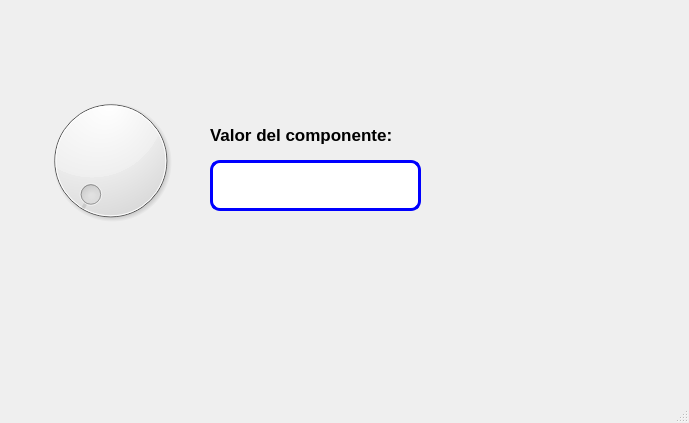
<?xml version="1.0" encoding="UTF-8"?>
<ui version="4.0">
 <class>MainWindow</class>
 <widget class="QMainWindow" name="MainWindow">
  <property name="geometry">
   <rect>
    <x>0</x>
    <y>0</y>
    <width>689</width>
    <height>423</height>
   </rect>
  </property>
  <property name="windowTitle">
   <string>MainWindow</string>
  </property>
  <widget class="QWidget" name="centralwidget">
   <widget class="QLabel" name="label">
    <property name="geometry">
     <rect>
      <x>210</x>
      <y>120</y>
      <width>211</width>
      <height>31</height>
     </rect>
    </property>
    <property name="font">
     <font>
      <pointsize>13</pointsize>
     </font>
    </property>
    <property name="text">
     <string>&lt;html&gt;&lt;head/&gt;&lt;body&gt;&lt;p&gt;&lt;span style=&quot; font-weight:600;&quot;&gt;Valor del componente:&lt;/span&gt;&lt;/p&gt;&lt;/body&gt;&lt;/html&gt;</string>
    </property>
   </widget>
   <widget class="QLineEdit" name="lineEdit">
    <property name="geometry">
     <rect>
      <x>210</x>
      <y>160</y>
      <width>211</width>
      <height>51</height>
     </rect>
    </property>
    <property name="font">
     <font>
      <pointsize>11</pointsize>
     </font>
    </property>
    <property name="styleSheet">
     <string notr="true">border: 3px solid blue;
border-radius:10px</string>
    </property>
    <property name="text">
     <string/>
    </property>
   </widget>
   <widget class="QDial" name="dial">
    <property name="geometry">
     <rect>
      <x>30</x>
      <y>90</y>
      <width>161</width>
      <height>141</height>
     </rect>
    </property>
   </widget>
   <widget class="QLabel" name="label_3">
    <property name="geometry">
     <rect>
      <x>0</x>
      <y>0</y>
      <width>171</width>
      <height>51</height>
     </rect>
    </property>
    <property name="text">
     <string/>
    </property>
    <property name="pixmap">
     <pixmap>../../../3D Objects/UAT.png</pixmap>
    </property>
    <property name="scaledContents">
     <bool>true</bool>
    </property>
   </widget>
   <widget class="QLabel" name="label_4">
    <property name="geometry">
     <rect>
      <x>530</x>
      <y>0</y>
      <width>161</width>
      <height>51</height>
     </rect>
    </property>
    <property name="text">
     <string/>
    </property>
    <property name="pixmap">
     <pixmap>../../../3D Objects/facultad_ingenieria_tampico.png</pixmap>
    </property>
    <property name="scaledContents">
     <bool>true</bool>
    </property>
   </widget>
   <widget class="QLabel" name="label_2">
    <property name="geometry">
     <rect>
      <x>580</x>
      <y>290</y>
      <width>91</width>
      <height>81</height>
     </rect>
    </property>
    <property name="font">
     <font>
      <pointsize>8</pointsize>
     </font>
    </property>
    <property name="cursor">
     <cursorShape>ArrowCursor</cursorShape>
    </property>
    <property name="styleSheet">
     <string notr="true"/>
    </property>
    <property name="text">
     <string/>
    </property>
    <property name="pixmap">
     <pixmap>../../../3D Objects/Castor.jpg</pixmap>
    </property>
    <property name="scaledContents">
     <bool>true</bool>
    </property>
   </widget>
   <widget class="QLabel" name="label_5">
    <property name="geometry">
     <rect>
      <x>560</x>
      <y>290</y>
      <width>131</width>
      <height>81</height>
     </rect>
    </property>
    <property name="text">
     <string/>
    </property>
    <property name="pixmap">
     <pixmap resource="../../Archivos/Recursos.qrc">:/Logos/Castor Ingeniero.jpg</pixmap>
    </property>
    <property name="scaledContents">
     <bool>true</bool>
    </property>
   </widget>
   <widget class="QLabel" name="label_6">
    <property name="geometry">
     <rect>
      <x>530</x>
      <y>0</y>
      <width>161</width>
      <height>61</height>
     </rect>
    </property>
    <property name="styleSheet">
     <string notr="true">background-image: url(:/NLogos/Facultad.jpg);</string>
    </property>
    <property name="text">
     <string/>
    </property>
    <property name="pixmap">
     <pixmap resource="../../Archivos/Recursos.qrc">:/Logos/Facultad.jpg</pixmap>
    </property>
    <property name="scaledContents">
     <bool>true</bool>
    </property>
   </widget>
   <widget class="QLabel" name="label_7">
    <property name="geometry">
     <rect>
      <x>0</x>
      <y>0</y>
      <width>141</width>
      <height>61</height>
     </rect>
    </property>
    <property name="text">
     <string/>
    </property>
    <property name="pixmap">
     <pixmap resource="../../Archivos/Recursos.qrc">:/Logos/UAT.jpg</pixmap>
    </property>
    <property name="scaledContents">
     <bool>true</bool>
    </property>
   </widget>
  </widget>
  <widget class="QMenuBar" name="menubar">
   <property name="geometry">
    <rect>
     <x>0</x>
     <y>0</y>
     <width>689</width>
     <height>26</height>
    </rect>
   </property>
  </widget>
  <widget class="QStatusBar" name="statusbar"/>
 </widget>
 <resources>
  <include location="../Archivos/Recursos.qrc"/>
  <include location="../../Archivos/Recursos.qrc"/>
 </resources>
 <connections/>
</ui>
